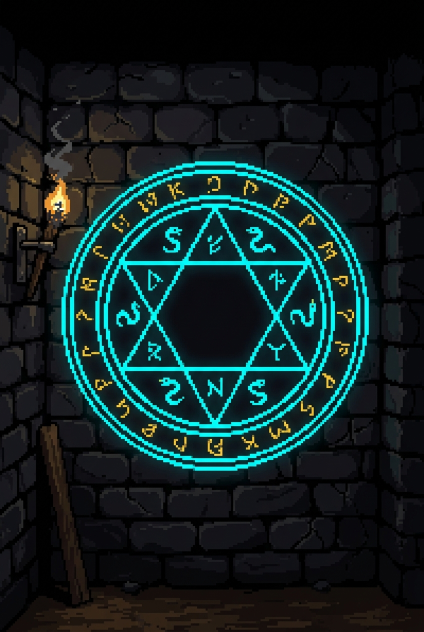
#> input picture tools/assets/pixel_alchemy_circle_novice.jpg, 848 x 1264 px, found by its file name (shown at 1/2 size)
$ python extract_alchemy_circle.py
#> lines starting #> are read from the running program, lines starting #| are printed output that depends on the picture
# scripts/extract_alchemy_circle.py
import math
from PIL import Image, ImageFilter

def extract_circle():
    img = Image.open("tools/assets/pixel_alchemy_circle_novice.jpg").convert("RGBA")
    w, h = img.size
#> w = 848; h = 1264
    print(f"Original image size: {w}x{h}")
#| Original image size: 848x1264

    # The circular emblem is roughly centered horizontally in the upper-mid area
    # Let's find the cyan/gold bright pixels to get the exact center and radius
    pixels = img.load()

    # Locate bounding box of glowing cyan/gold pixels
    min_x, max_x = w, 0
#> min_x = 848; max_x = 0
    min_y, max_y = h, 0
#> min_y = 1264; max_y = 0

    for y in range(h):
        for x in range(w):
            r, g, b, a = pixels[x, y]
            # Cyan: high g and b, moderate r; Gold: high r and g, lower b
            is_cyan = (g > 150 and b > 180)
            is_gold = (r > 180 and g > 150 and b < 100)
            if is_cyan or is_gold:
                if x < min_x: min_x = x
                if x > max_x: max_x = x
                if y < min_y: min_y = y
                if y > max_y: max_y = y
#> after the loop, max_x = 736; max_y = 940; min_x = 89; min_y = 323

    cx = (min_x + max_x) // 2
#> cx = 412
    cy = (min_y + max_y) // 2
#> cy = 631
    rx = (max_x - min_x) // 2
#> rx = 323
    ry = (max_y - min_y) // 2
#> ry = 308
    radius = max(rx, ry) + 4
#> radius = 327

    print(f"Detected emblem bounds: center=({cx}, {cy}), radius={radius}")
#| Detected emblem bounds: center=(412, 631), radius=327

    # Create square crop around center
    size = radius * 2 + 10
#> size = 664
    crop_x0 = cx - radius - 5
#> crop_x0 = 80
    crop_y0 = cy - radius - 5
#> crop_y0 = 299

    # Create transparent output image
    out_img = Image.new("RGBA", (size, size), (0, 0, 0, 0))
#> out_img: PIL image 664x664 RGBA; every value is 0
    out_pixels = out_img.load()

    center_out = size // 2
#> center_out = 332

    for dy in range(-radius - 5, radius + 6):
        for dx in range(-radius - 5, radius + 6):
            src_x = cx + dx
            src_y = cy + dy
            if 0 <= src_x < w and 0 <= src_y < h:
                dist = math.sqrt(dx*dx + dy*dy)
                if dist <= radius:
                    r, g, b, _ = pixels[src_x, src_y]
                    # Calculate luminance/brightness
                    # Cyan and Gold glow
                    is_cyan = (g > 100 and b > 120 and (g + b) > 2.2 * (r + 1))
                    is_gold = (r > 120 and g > 90 and b < 100 and (r + g) > 2.0 * (b + 1))
                    brightness = (r * 0.299 + g * 0.587 + b * 0.114) / 255.0

                    # If it's the glowing runes/circles/serpents
                    if is_cyan or is_gold or brightness > 0.35:
                        # Keep pixel vibrant with alpha based on brightness
                        alpha = int(min(255, max(0, (brightness - 0.15) / 0.45 * 255)))
                        out_pixels[center_out + dx, center_out + dy] = (r, g, b, alpha)
                    elif dist <= radius - 4:
                        # Subtle semi-transparent dark center so it blends nicely
                        dark_alpha = int(max(0, min(140, (1.0 - (dist / radius)) * 120)))
                        out_pixels[center_out + dx, center_out + dy] = (5, 12, 24, dark_alpha)

    # Resize to standard crisp 512x512 with nearest neighbor for pixel art crispness
    final_img = out_img.resize((512, 512), Image.Resampling.NEAREST)
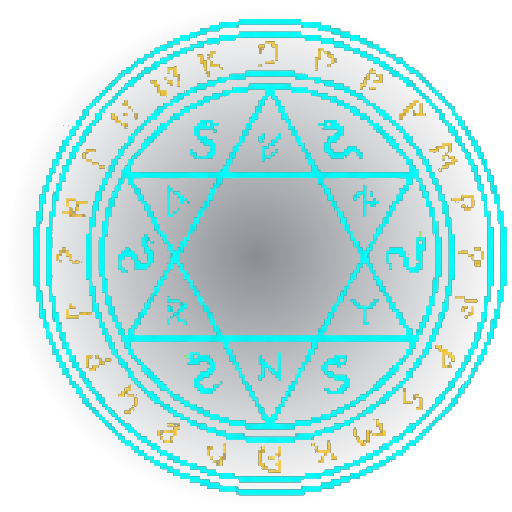
#> final_img: PIL image 512x512 RGBA; mean R, G, B, A 10.6, 48.3, 53.2, 69.4; transparent parts drawn white
    final_img.save("assets/alchemy_circle.png")
    print("Saved assets/alchemy_circle.png (512x512)")

    # Generate a glow-pass version for bloom shader
    glow_img = Image.new("RGBA", (512, 512), (0, 0, 0, 0))
#> glow_img: PIL image 512x512 RGBA; every value is 0
    glow_pixels = glow_img.load()
    f_pixels = final_img.load()

    for y in range(512):
        for x in range(512):
            r, g, b, a = f_pixels[x, y]
            if a > 80 and (g > 120 or r > 150):
                glow_pixels[x, y] = (r, g, b, a)

    glow_img.save("assets/alchemy_circle_glow.png")
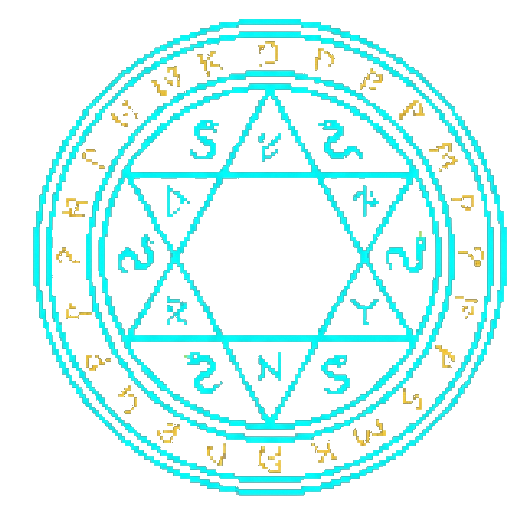
#> saved as alchemy_circle_glow.png: PIL image 512x512 RGBA; mean R, G, B, A 7.6, 41.3, 39.6, 45.4; transparent parts drawn white
    print("Saved assets/alchemy_circle_glow.png (512x512)")

if __name__ == "__main__":
    extract_circle()
